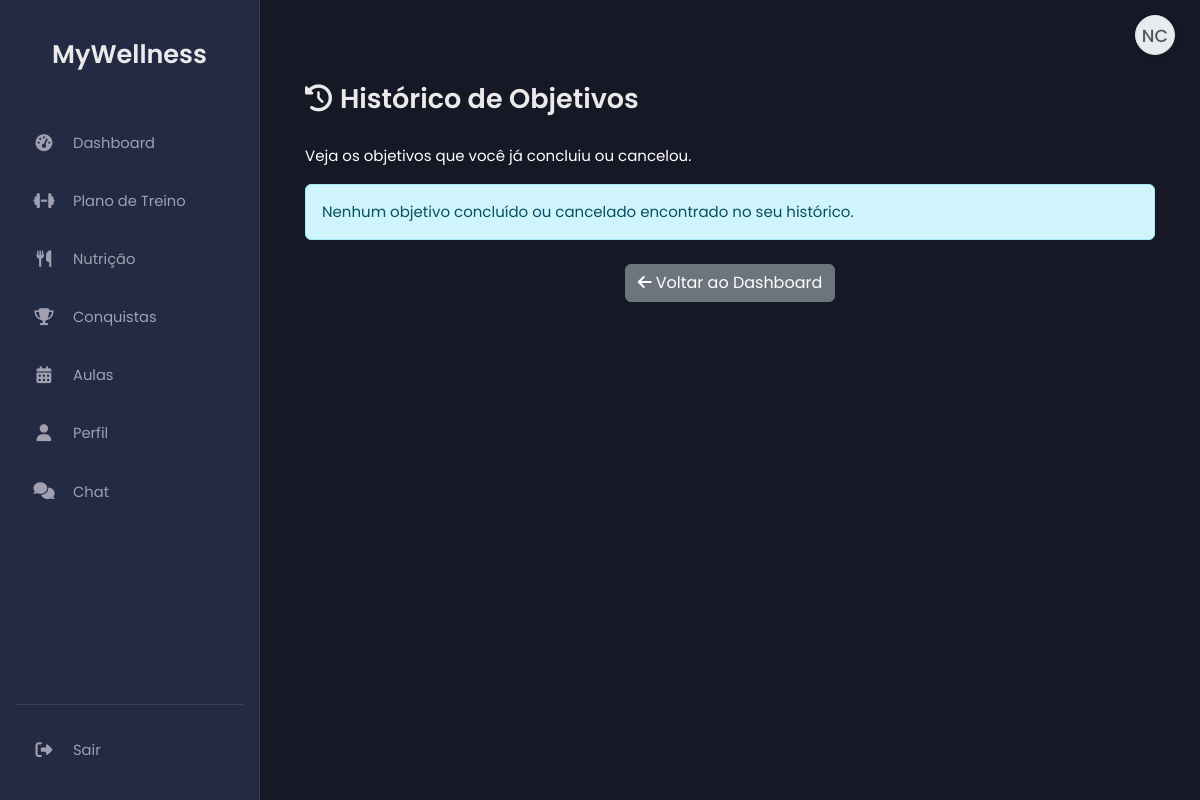
The page /goal_history.php (signed in) on the database as committed earlier.
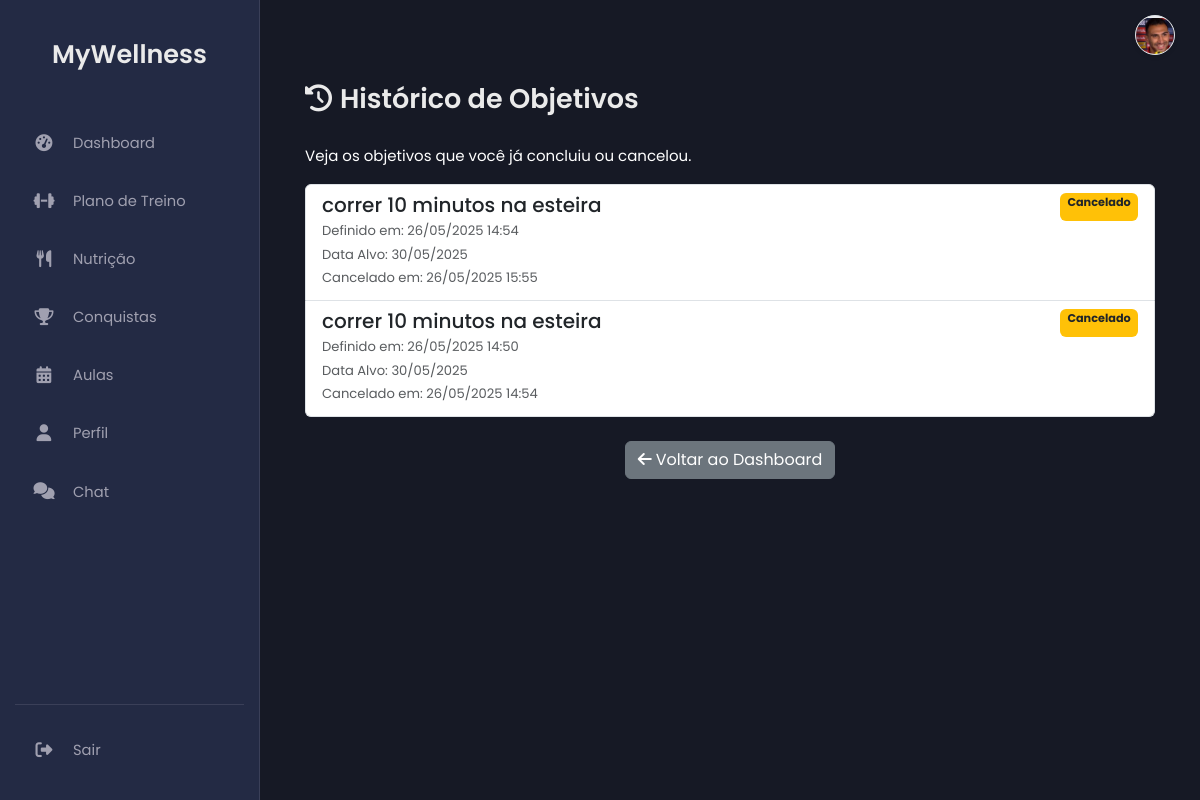
The same page on the database as committed later.
### tables this page shows
CREATE TABLE `client_goals` (
  `id` int(11) NOT NULL,
  `client_id` int(11) NOT NULL,
  `goal_description` text NOT NULL,
  `target_date` date DEFAULT NULL,
  `status` enum('active','completed','cancelled') NOT NULL DEFAULT 'active',
  `created_at` timestamp NOT NULL DEFAULT current_timestamp(),
  `updated_at` timestamp NOT NULL DEFAULT current_timestamp() ON UPDATE current_timestamp(),
  `finished_at` timestamp NULL DEFAULT NULL
);

### goal_history.php (the view, shortened to what the changed rows need)
<?php
include 'db.php';
include 'header.php';
$user_id = $_SESSION['user_id'];
$page_error = '';
$completed_goals = [];
try {
    $stmt_get_client_id = $pdo->prepare("SELECT id FROM clients WHERE user_id = ? LIMIT 1");
    $stmt_get_client_id->execute([$user_id]);
    $client_id = $stmt_get_client_id->fetchColumn();
    $stmt = $pdo->prepare("
        SELECT id, goal_description, target_date, created_at, finished_at, status
        FROM client_goals
        WHERE client_id = :client_id AND status IN ('completed', 'cancelled')
        ORDER BY finished_at DESC, created_at DESC
    ");
    $stmt->execute(['client_id' => $client_id]);
    $completed_goals = $stmt->fetchAll(PDO::FETCH_ASSOC);
} catch (PDOException $e) {
    $page_error = "Erro ao carregar histórico de objetivos: " . $e->getMessage();
    error_log($page_error);
} catch (Exception $e) {
    $page_error = "Erro: " . $e->getMessage();
    error_log($page_error);
}
function formatDate($date_str) {
    try {
         $dateTime = new DateTime($date_str);
         if ($dateTime->format('H:i:s') === '00:00:00' && strpos($date_str, ' ') === false) {
            return htmlspecialchars($dateTime->format('d/m/Y'));
         }
         return htmlspecialchars($dateTime->format('d/m/Y H:i'));
    } catch (Exception $e) {
         try {
             $date = new DateTime($date_str);
             return htmlspecialchars($date->format('d/m/Y'));
         } catch (Exception $e2) {
             return '<span class="text-muted fst-italic">Data inválida</span>';
         }
    }
}
?>
<main class="main-content">
    <div class="container mt-5">
        <h2><i class="fas fa-history me-2"></i>Histórico de Objetivos</h2>
        <p class="text-white">Veja os objetivos que você já concluiu ou cancelou.</p>
        <?php if (!empty($page_error)): ?>
            <div class="alert alert-danger"><?= htmlspecialchars($page_error) ?></div>
        <?php elseif (empty($completed_goals)): ?>
            <div class="alert alert-info">Nenhum objetivo concluído ou cancelado encontrado no seu histórico.</div>
        <?php else: ?>
            <div class="list-group">
                <?php foreach ($completed_goals as $goal): ?>
                    <?php
                        $status_badge_class = ($goal['status'] === 'completed') ? 'bg-success' : 'bg-warning text-dark';
                        $status_text = ($goal['status'] === 'completed') ? 'Concluído' : 'Cancelado';
                        $finished_date_text = ($goal['status'] === 'completed') ? 'Concluído em' : 'Cancelado em';
                    ?>
                    <div class="list-group-item list-group-item-action flex-column align-items-start">
                        <div class="d-flex w-100 justify-content-between">
                            <h5 class="mb-1"><?= nl2br(htmlspecialchars($goal['goal_description'])) ?></h5>
                            <small class="badge <?= $status_badge_class ?>"><?= $status_text ?></small>
                        </div>
                        <p class="mb-1 small text-muted">Definido em: <?= formatDate($goal['created_at']) ?></p>
                        <p class="mb-1 small text-muted">Data Alvo: <?= formatDate($goal['target_date']) ?></p>
                        <?php if (!empty($goal['finished_at'])):  ?>
                             <p class="mb-1 small text-muted"><?= $finished_date_text ?>: <?= formatDate($goal['finished_at']) ?></p>
                        <?php endif; ?>
                    </div>
                <?php endforeach; ?>
            </div>
        <?php endif; ?>
        <div class="text-center mt-4">
            <a href="dashboard.php" class="btn btn-secondary"><i class="fas fa-arrow-left me-1"></i>Voltar ao Dashboard</a>
        </div>
    </div>
</main>
<?php
include 'footer.php';
?>

### header.php (shortened to what the changed rows need)
<?php
$profile_pic_path = 'assets/img/profile_pics/';
$user_name_initials = '';
$profile_pic_src = null;
if (isset($_SESSION['user_id'])) {
    $profile_pic_file = $_SESSION['profile_picture'] ?? null;
    if ($profile_pic_file && file_exists($profile_pic_path . $profile_pic_file)) {
        $profile_pic_src = $profile_pic_path . $profile_pic_file;
    }
    elseif (isset($_SESSION['name'])) {
        $name_parts = explode(' ', trim($_SESSION['name']));
        $first_initial = !empty($name_parts[0]) ? strtoupper($name_parts[0][0]) : '';
        $last_initial = count($name_parts) > 1 ? strtoupper(end($name_parts)[0]) : '';
        $user_name_initials = $first_initial . $last_initial;
    }
}
?>
<!DOCTYPE html>
<html lang="pt-BR">
<head>
    <link rel="stylesheet" href="https://cdnjs.cloudflare.com/ajax/libs/font-awesome/6.4.0/css/all.min.css" />
    <link href="https://cdn.jsdelivr.net/npm/bootstrap@5.3.0/dist/css/bootstrap.min.css" rel="stylesheet">
    <link href='https://cdn.jsdelivr.net/npm/fullcalendar@6.1.11/main.min.css' rel='stylesheet' />
    <link rel="stylesheet" href="assets/css/dashboard_cliente.css">
    <link rel="stylesheet" href="assets/css/personalizacao_chat.css">
</head>
<body class="dashboard-body">
    <?php if (isset($_SESSION['user_id'])):  ?>
    <div class="profile-icon-container">
        <a href="profile.php" class="profile-icon" title="Ver Perfil">
            <?php if ($profile_pic_src):  ?>
                <img src="<?= htmlspecialchars($profile_pic_src) ?>?t=<?= time() ?>" alt="Foto de Perfil">
            <?php elseif ($user_name_initials):  ?>
                <span class="initials"><?= htmlspecialchars($user_name_initials) ?></span>
            <?php else:  ?>
                <i class="fas fa-user"></i>
            <?php endif; ?>
        </a>
    </div>
    <?php endif; ?>

Rows that differ between the two databases and show on the page:
added client_goals: goal_description "correr 10 minutos na esteira", status "Cancelado", created_at "26/05/2025 14:54", target_date "30/05/2025", status "Cancelado em", finished_at "26/05/2025 15:55"
added client_goals: goal_description "correr 10 minutos na esteira", status "Cancelado", created_at "26/05/2025 14:50", target_date "30/05/2025", status "Cancelado em", finished_at "26/05/2025 14:54"
Other text that changed with them:
$user_name_initials: "NC" → (not shown)
text no longer shown: "Nenhum objetivo concluído ou cancelado encontrado no seu histórico."
